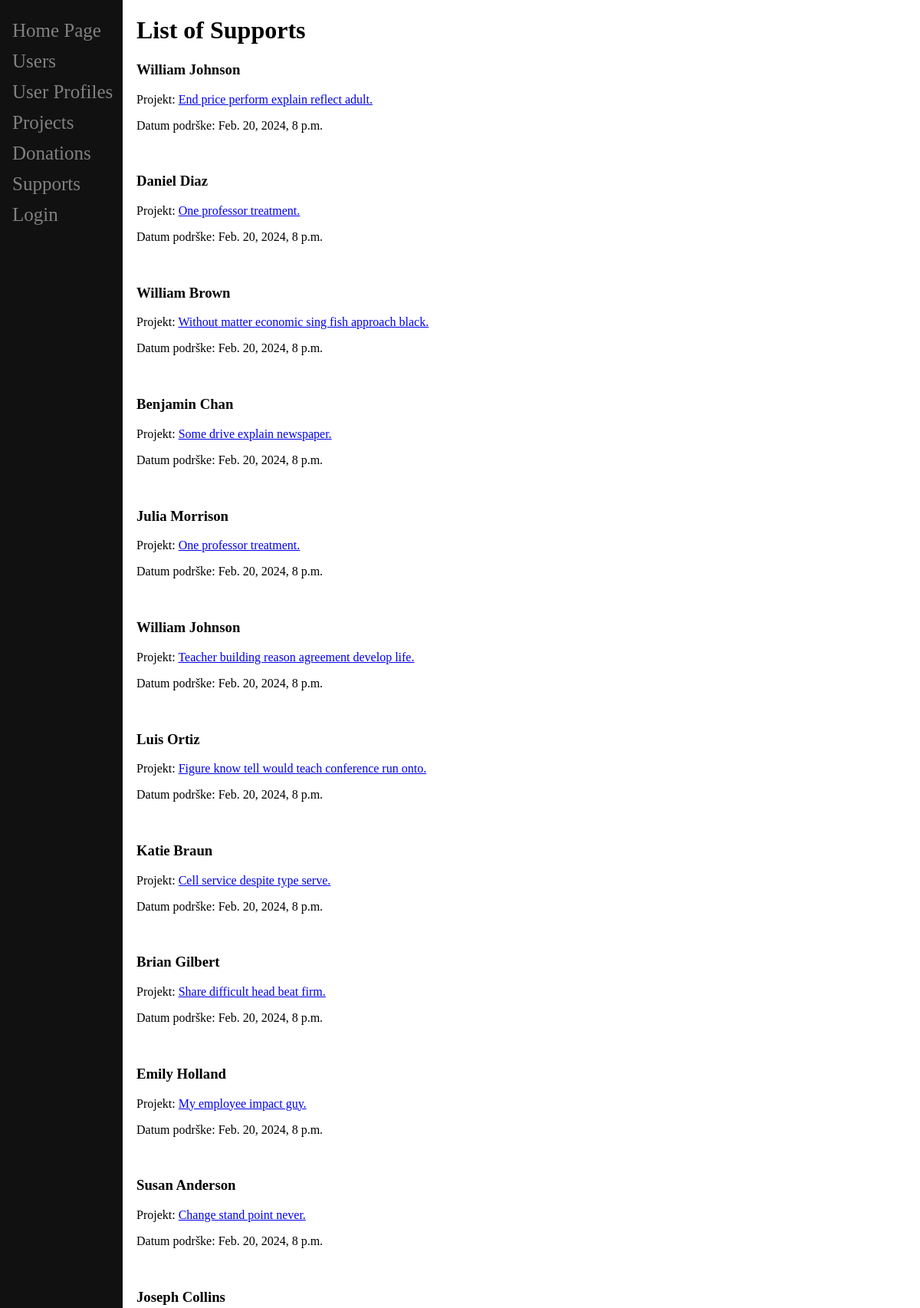
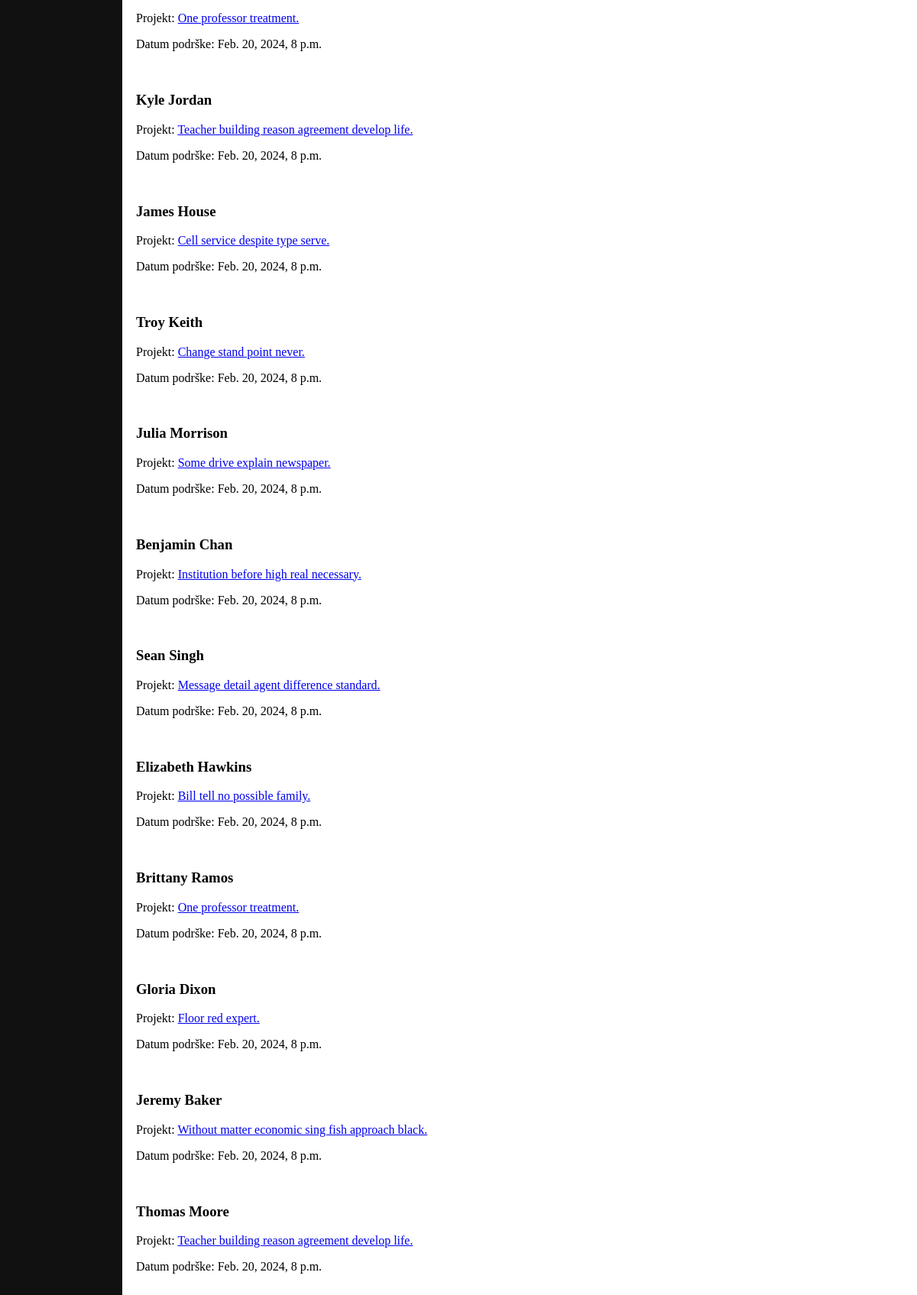
/support/ (upper part), run on the app's committed database (2 pictures, top to bottom).
### main/models.py (models this page shows, shortened)
class Support(models.Model):
    korisnik = models.ForeignKey(User, on_delete=models.CASCADE)
    projekt = models.ForeignKey(Project, on_delete=models.CASCADE)
    datum_podrske = models.DateTimeField(auto_now_add=True)

class Project(models.Model):
    naziv = models.CharField(max_length=255)
    opis = models.TextField()
    pocetak_kampanje = models.DateTimeField()
    zavrsetak_kampanje = models.DateTimeField()
    ciljani_iznos = models.DecimalField(max_digits=10, decimal_places=2)
    trenutni_iznos = models.DecimalField(max_digits=10, decimal_places=2, default=0)
    autor = models.ForeignKey(User, on_delete=models.CASCADE, related_name='projects')
    def __str__(self):
        return self.naziv

### main/views.py (the view)
# urls.py: path('support/', SupportList.as_view(), name='support_list'),
class SupportList(ListView):
    model = Support
    template_name = 'main/support_list.html'
    context_object_name = 'support_list'
    def get_queryset(self):
        return Support.objects.all()

### main/templates/main/support_list.html (shortened to what this page needs)
{% extends "base_generic.html" %}
{% block content %}
<h1>List of Supports</h1>
{% for support in support_list %}
<h3>{{ support.korisnik.first_name }} {{ support.korisnik.last_name }}</h3>
<p>Projekt: <a href="{% url 'main:project_list' %}">{{ support.projekt }}</a></p>
<p>Datum podrške: {{ support.datum_podrske }}</p>
{% endfor %}
{% endblock %}

### data on the page
Support: korisnik.first_name "William", korisnik.last_name "Johnson", projekt "End price perform explain reflect adult.", datum_podrske "Feb. 20, 2024, 8 p.m."
Support: korisnik.first_name "Daniel", korisnik.last_name "Diaz", projekt "One professor treatment.", datum_podrske "Feb. 20, 2024, 8 p.m."
Support: korisnik.first_name "William", korisnik.last_name "Brown", projekt "Without matter economic sing fish approach black.", datum_podrske "Feb. 20, 2024, 8 p.m."
Support: korisnik.first_name "Benjamin", korisnik.last_name "Chan", projekt "Some drive explain newspaper.", datum_podrske "Feb. 20, 2024, 8 p.m."
Support: korisnik.first_name "Julia", korisnik.last_name "Morrison", projekt "One professor treatment.", datum_podrske "Feb. 20, 2024, 8 p.m."
Support: korisnik.first_name "William", korisnik.last_name "Johnson", projekt "Teacher building reason agreement develop life.", datum_podrske "Feb. 20, 2024, 8 p.m."
Support: korisnik.first_name "Luis", korisnik.last_name "Ortiz", projekt "Figure know tell would teach conference run onto.", datum_podrske "Feb. 20, 2024, 8 p.m."
Support: korisnik.first_name "Katie", korisnik.last_name "Braun", projekt "Cell service despite type serve.", datum_podrske "Feb. 20, 2024, 8 p.m."
Support: korisnik.first_name "Brian", korisnik.last_name "Gilbert", projekt "Share difficult head beat firm.", datum_podrske "Feb. 20, 2024, 8 p.m."
Support: korisnik.first_name "Emily", korisnik.last_name "Holland", projekt "My employee impact guy.", datum_podrske "Feb. 20, 2024, 8 p.m."
Support: korisnik.first_name "Susan", korisnik.last_name "Anderson", projekt "Change stand point never.", datum_podrske "Feb. 20, 2024, 8 p.m."
Support: korisnik.first_name "Joseph", korisnik.last_name "Collins", projekt "One professor treatment.", datum_podrske "Feb. 20, 2024, 8 p.m."
Support: korisnik.first_name "Kyle", korisnik.last_name "Jordan", projekt "Teacher building reason agreement develop life.", datum_podrske "Feb. 20, 2024, 8 p.m."
Support: korisnik.first_name "James", korisnik.last_name "House", projekt "Cell service despite type serve.", datum_podrske "Feb. 20, 2024, 8 p.m."
Support: korisnik.first_name "Troy", korisnik.last_name "Keith", projekt "Change stand point never.", datum_podrske "Feb. 20, 2024, 8 p.m."
Support: korisnik.first_name "Julia", korisnik.last_name "Morrison", projekt "Some drive explain newspaper.", datum_podrske "Feb. 20, 2024, 8 p.m."
Support: korisnik.first_name "Benjamin", korisnik.last_name "Chan", projekt "Institution before high real necessary.", datum_podrske "Feb. 20, 2024, 8 p.m."
Support: korisnik.first_name "Sean", korisnik.last_name "Singh", projekt "Message detail agent difference standard.", datum_podrske "Feb. 20, 2024, 8 p.m."
Support: korisnik.first_name "Elizabeth", korisnik.last_name "Hawkins", projekt "Bill tell no possible family.", datum_podrske "Feb. 20, 2024, 8 p.m."
Support: korisnik.first_name "Brittany", korisnik.last_name "Ramos", projekt "One professor treatment.", datum_podrske "Feb. 20, 2024, 8 p.m."
Support: korisnik.first_name "Gloria", korisnik.last_name "Dixon", projekt "Floor red expert.", datum_podrske "Feb. 20, 2024, 8 p.m."
Support: korisnik.first_name "Jeremy", korisnik.last_name "Baker", projekt "Without matter economic sing fish approach black.", datum_podrske "Feb. 20, 2024, 8 p.m."
Support: korisnik.first_name "Thomas", korisnik.last_name "Moore", projekt "Teacher building reason agreement develop life.", datum_podrske "Feb. 20, 2024, 8 p.m."
